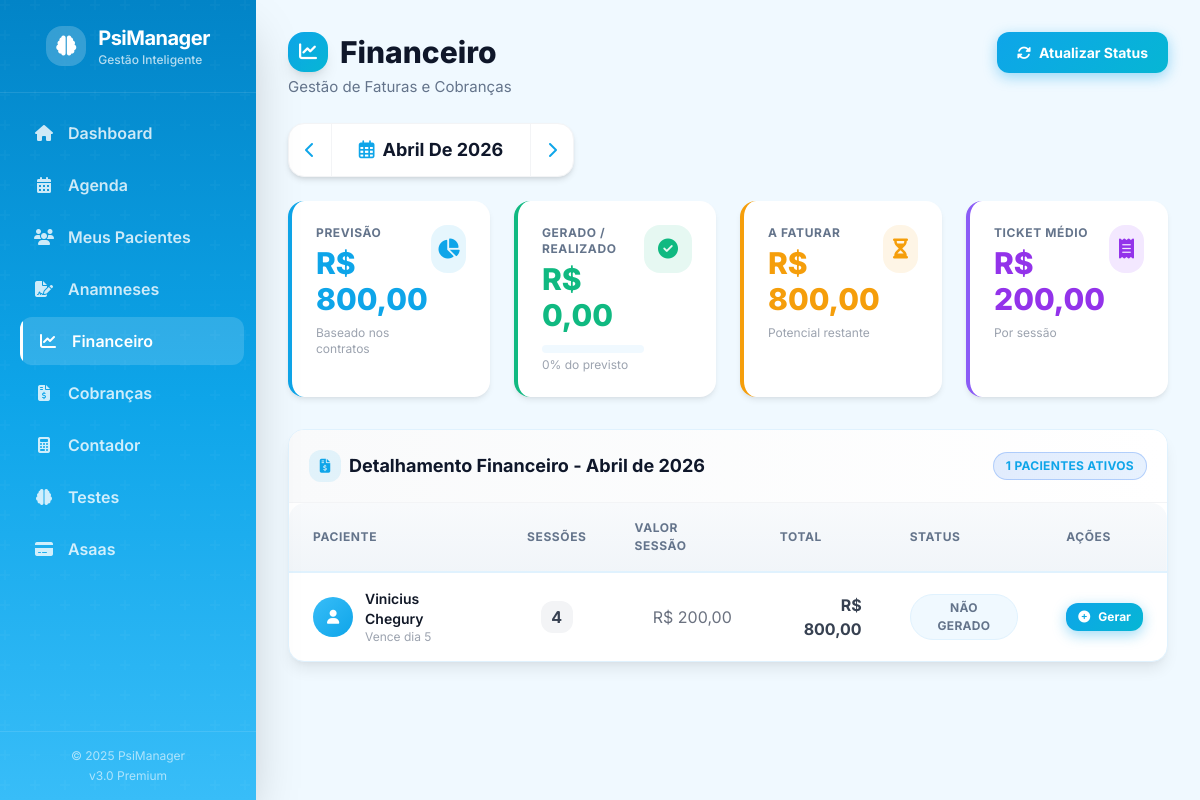
The page /public/financeiro.php on the database its author committed.
### tables this page shows
CREATE TABLE `pacientes` (
  `id` int(11) NOT NULL,
  `nome` varchar(100) NOT NULL,
  `cpf` varchar(14) NOT NULL,
  `whatsapp` varchar(20) NOT NULL,
  `email` varchar(100) DEFAULT NULL,
  `dia_semana_fixo` int(11) NOT NULL COMMENT '1=Seg, 2=Ter, 3=Qua, 4=Qui, 5=Sex',
  `horario_fixo` time NOT NULL,
  `valor_sessao` decimal(10,2) NOT NULL,
  `dia_vencimento` int(11) NOT NULL COMMENT 'Dia do mês (ex: 5, 10, 15)',
  `dias_antecedencia` int(11) NOT NULL DEFAULT 5,
  `ativo` tinyint(1) NOT NULL DEFAULT 1,
  `created_at` timestamp NOT NULL DEFAULT current_timestamp(),
  `foto` varchar(255) DEFAULT NULL,
  `frequencia` enum('semanal','quinzenal') DEFAULT 'semanal',
  `semana_inicio` tinyint(1) DEFAULT 1
);

### classes/AsaasClient.php (called while the page is built, shortened)
<?php
class AsaasClient {
    public function __construct() {
        $this->apiUrl = $_ENV['ASAAS_URL'] ?? getenv('ASAAS_URL') ?? '';
    }
}

### classes/BillingEngine.php (called while the page is built, shortened)
<?php
require_once __DIR__ . '/AsaasClient.php';
require_once __DIR__ . '/HolidayCalculator.php';
class BillingEngine {
    private $pdo;
    public function __construct($pdo) {
        $this->pdo = $pdo;
    }
    public function calculateMonthlySessions($pacienteId, $mes, $ano) {
        $stmt = $this->pdo->prepare("SELECT * FROM pacientes WHERE id = ?");
        $stmt->execute([$pacienteId]);
        $paciente = $stmt->fetch(PDO::FETCH_ASSOC);
        $diaSemanaFixo = $paciente['dia_semana_fixo'];
        $frequencia = $paciente['frequencia'] ?? 'semanal';
        $qtdSessoes = 0;
        $numDiasMes = cal_days_in_month(CAL_GREGORIAN, $mes, $ano);
        for ($d = 1; $d <= $numDiasMes; $d++) {
            $dataCheck = "$ano-$mes-" . str_pad($d, 2, '0', STR_PAD_LEFT);
            if (date('N', strtotime($dataCheck)) == $diaSemanaFixo) {
                if ($frequencia === 'semanal') {
                    $qtdSessoes++;
                }
            }
        }
        $valorTotal = $qtdSessoes * $paciente['valor_sessao'];
        return [
            'qtd_sessoes' => $qtdSessoes,
            'valor_total' => $valorTotal
        ];
    }
}

### classes/HolidayCalculator.php (called while the page is built, shortened)
<?php
class HolidayCalculator {
    public static function isHoliday($date) {
        $timestamp = strtotime($date);
        $day = date('d', $timestamp);
        $month = date('m', $timestamp);
        $year = date('Y', $timestamp);
        $fixedHolidays = [
            '01-01',
            '04-21',
            '05-01',
            '09-07',
            '10-12',
            '11-02',
            '11-15',
            '11-20',
            '12-25',
        ];
        $easter = easter_date($year);
        $carnival = date('Y-m-d', strtotime('-47 days', $easter));
        $goodFriday = date('Y-m-d', strtotime('-2 days', $easter));
        $corpusChristi = date('Y-m-d', strtotime('+60 days', $easter));
        $movableHolidays = [$carnival, $goodFriday, $corpusChristi];
        return false;
    }
}
?>

### includes/functions.php (called while the page is built, shortened)
<?php
function formatMoney($value) {
    return 'R$ ' . number_format($value, 2, ',', '.');
}
?>

### public/financeiro.php (the view, shortened to what this page needs)
<?php
require_once '../config/db.php';
require_once '../includes/functions.php';
require_once '../classes/BillingEngine.php';
include '../includes/header.php';
$stmtPacientes = $pdo->query("SELECT * FROM pacientes WHERE ativo = 1 ORDER BY nome ASC");
$pacientes = $stmtPacientes->fetchAll(PDO::FETCH_ASSOC);
$mesRef = $_GET['mes'] ?? date('Y-m');
$dataRef = DateTime::createFromFormat('Y-m', $mesRef);
$mesAnterior = (clone $dataRef)->modify('-1 month')->format('Y-m');
$proximoMes = (clone $dataRef)->modify('+1 month')->format('Y-m');
$mesesPT = [
    '01' => 'Janeiro', '02' => 'Fevereiro', '03' => 'Março', '04' => 'Abril',
    '05' => 'Maio', '06' => 'Junho', '07' => 'Julho', '08' => 'Agosto',
    '09' => 'Setembro', '10' => 'Outubro', '11' => 'Novembro', '12' => 'Dezembro'
];
$mesNome = $mesesPT[$dataRef->format('m')] ?? $dataRef->format('F');
$anoRef = $dataRef->format('Y');
$faturasMes = [];
$totalGeradoMes = 0;
$stmtAgenda = $pdo->prepare("SELECT paciente_id, COUNT(*) as qtd FROM agenda WHERE DATE_FORMAT(data_sessao, '%Y-%m') = ? GROUP BY paciente_id");
$stmtAgenda->execute([$mesRef]);
$sessaoPorPaciente = $stmtAgenda->fetchAll(PDO::FETCH_KEY_PAIR);
$engine = new BillingEngine($pdo);
list($ano, $mes) = explode('-', $mesRef);
$previsaoFaturamento = 0;
$totalSessoesPrevistas = 0;
foreach ($pacientes as $p) {
    $calculo = $engine->calculateMonthlySessions($p['id'], $mes, $ano);
    $previsaoFaturamento += $calculo['valor_total'];
    $totalSessoesPrevistas += $calculo['qtd_sessoes'];
}
$ticketMedio = $totalSessoesPrevistas > 0 ? $previsaoFaturamento / $totalSessoesPrevistas : 0;
$jaFaturado = $totalGeradoMes;
$pendente = $previsaoFaturamento - $jaFaturado;
$porcentagem = $previsaoFaturamento > 0 ? ($jaFaturado / $previsaoFaturamento) * 100 : 0;
$porcentagem = min(100, $porcentagem);
?>
<div class="page-header mb-6">
    <div>
        <h2 class="page-title flex items-center gap-3">
            <span class="w-10 h-10 bg-gradient-to-br from-primary to-accent rounded-xl flex items-center justify-center text-white shadow-lg">
                <i class="fas fa-chart-line text-lg"></i>
            </span>
            Financeiro
        </h2>
        <p class="page-subtitle">Gestão de Faturas e Cobranças</p>
    </div>
    <button onclick="location.reload()" class="btn btn-primary">
        <i class="fas fa-sync-alt"></i>
        <span class="hidden sm:inline">Atualizar Status</span>
    </button>
</div>
<div class="flex items-center justify-center bg-white rounded-xl shadow-md border border-gray-100 overflow-hidden mb-6 w-full sm:w-auto sm:inline-flex">
    <a href="?mes=<?php echo $mesAnterior; ?>"
       class="px-4 py-3 text-primary hover:bg-primary hover:text-white transition-colors">
        <i class="fas fa-chevron-left"></i>
    </a>
    <div class="px-6 py-3 min-w-[200px] text-center border-x border-gray-100">
        <h2 class="text-lg font-bold text-text-main capitalize flex items-center justify-center gap-2">
            <i class="far fa-calendar-alt text-primary"></i>
            <?php echo "$mesNome de $anoRef"; ?>
        </h2>
    </div>
    <a href="?mes=<?php echo $proximoMes; ?>"
       class="px-4 py-3 text-primary hover:bg-primary hover:text-white transition-colors">
        <i class="fas fa-chevron-right"></i>
    </a>
</div>
<div class="grid grid-cols-1 sm:grid-cols-2 lg:grid-cols-4 gap-4 md:gap-6 mb-8">
    <div class="stat-card group">
        <div class="flex items-start justify-between">
            <div>
                <p class="text-xs text-text-light uppercase font-bold tracking-wider mb-1">Previsão</p>
                <p class="text-2xl md:text-3xl font-extrabold text-primary"><?php echo formatMoney($previsaoFaturamento); ?></p>
                <p class="text-xs text-gray-400 mt-2">Baseado nos contratos</p>
            </div>
            <div class="w-12 h-12 bg-primary/10 rounded-xl flex items-center justify-center text-primary group-hover:scale-110 transition-transform">
                <i class="fas fa-chart-pie text-xl"></i>
            </div>
        </div>
    </div>
    <div class="stat-card success group">
        <div class="flex items-start justify-between">
            <div class="flex-1">
                <p class="text-xs text-text-light uppercase font-bold tracking-wider mb-1">Gerado / Realizado</p>
                <p class="text-2xl md:text-3xl font-extrabold text-success"><?php echo formatMoney($jaFaturado); ?></p>
                <div class="mt-3">
                    <div class="progress">
                    </div>
                    <p class="text-xs text-gray-400 mt-1"><?php echo number_format($porcentagem, 0); ?>% do previsto</p>
                </div>
            </div>
            <div class="w-12 h-12 bg-success/10 rounded-xl flex items-center justify-center text-success group-hover:scale-110 transition-transform">
                <i class="fas fa-check-circle text-xl"></i>
            </div>
        </div>
    </div>
    <div class="stat-card warning group">
        <div class="flex items-start justify-between">
            <div>
                <p class="text-xs text-text-light uppercase font-bold tracking-wider mb-1">A Faturar</p>
                <p class="text-2xl md:text-3xl font-extrabold text-warning"><?php echo formatMoney($pendente); ?></p>
                <p class="text-xs text-gray-400 mt-2">Potencial restante</p>
            </div>
            <div class="w-12 h-12 bg-warning/10 rounded-xl flex items-center justify-center text-warning group-hover:scale-110 transition-transform">
                <i class="fas fa-hourglass-half text-xl"></i>
            </div>
        </div>
    </div>
    <div class="stat-card group" style="border-left-color: #8b5cf6;">
        <div class="flex items-start justify-between">
            <div>
                <p class="text-xs text-text-light uppercase font-bold tracking-wider mb-1">Ticket Médio</p>
                <p class="text-2xl md:text-3xl font-extrabold text-purple-600"><?php echo formatMoney($ticketMedio); ?></p>
                <p class="text-xs text-gray-400 mt-2">Por sessão</p>
            </div>
            <div class="w-12 h-12 bg-purple-100 rounded-xl flex items-center justify-center text-purple-600 group-hover:scale-110 transition-transform">
                <i class="fas fa-receipt text-xl"></i>
            </div>
        </div>
    </div>
</div>
<div class="card-shadow overflow-hidden">
    <div class="p-5 border-b border-gray-100 bg-gradient-to-r from-gray-50 to-white flex flex-col sm:flex-row sm:items-center sm:justify-between gap-3">
        <h3 class="text-lg font-bold text-text-main flex items-center gap-2">
            <span class="w-8 h-8 bg-primary/10 rounded-lg flex items-center justify-center">
                <i class="fas fa-file-invoice-dollar text-primary text-sm"></i>
            </span>
            Detalhamento Financeiro - <?php echo "$mesNome de $anoRef"; ?>
        </h3>
        <span class="badge badge-info"><?php echo count($pacientes); ?> pacientes ativos</span>
    </div>
    <div class="table-responsive">
        <table class="table-premium">
            <thead>
                <tr>
                    <th>Paciente</th>
                    <th class="text-center hidden sm:table-cell">Sessões</th>
                    <th class="text-right hidden md:table-cell">Valor Sessão</th>
                    <th class="text-right">Total</th>
                    <th class="text-center">Status</th>
                    <th class="text-center">Ações</th>
                </tr>
            </thead>
            <tbody>
                <?php if (empty($pacientes)): ?>
                    <tr>
                        <td colspan="6">
                            <div class="empty-state py-8">
                                <div class="empty-state-icon">
                                    <i class="fas fa-user-plus"></i>
                                </div>
                                <p class="empty-state-title">Nenhum paciente ativo</p>
                                <p class="empty-state-text">Cadastre pacientes para ver o financeiro</p>
                            </div>
                        </td>
                    </tr>
                <?php else: ?>
                    <?php foreach ($pacientes as $paciente):
                        $fatura = $faturasMes[$paciente['id']] ?? null;
                        $status = $fatura ? $fatura['status'] : 'nao_gerado';
                        $qtdSessoes = $sessaoPorPaciente[$paciente['id']] ?? 0;
                        $valorTotal = $fatura ? $fatura['valor_total'] : ($qtdSessoes * $paciente['valor_sessao']);
                    ?>
                    <tr>
                        <td>
                            <div class="flex items-center gap-3">
                                <div class="avatar avatar-md">
                                    <?php if (!empty($paciente['foto']) && file_exists(__DIR__ . '/uploads/pacientes/' . $paciente['foto'])): ?>
                                        <img src="uploads/pacientes/<?php echo $paciente['foto']; ?>" alt="">
                                    <?php else: ?>
                                        <i class="fas fa-user text-sm"></i>
                                    <?php endif; ?>
                                </div>
                                <div>
                                    <p class="font-semibold text-gray-900 text-sm"><?php echo htmlspecialchars($paciente['nome']); ?></p>
                                    <p class="text-xs text-gray-400">Vence dia <?php echo $paciente['dia_vencimento']; ?></p>
                                </div>
                            </div>
                        </td>
                        <td class="text-center hidden sm:table-cell">
                            <span class="inline-flex items-center justify-center w-8 h-8 bg-gray-100 rounded-lg font-bold text-gray-700">
                                <?php echo $qtdSessoes; ?>
                            </span>
                        </td>
                        <td class="text-right text-gray-500 hidden md:table-cell">
                            <?php echo formatMoney($paciente['valor_sessao']); ?>
                        </td>
                        <td class="text-right">
                            <span class="font-bold <?php echo $status == 'pago' ? 'text-success' : 'text-gray-700'; ?>">
                                <?php echo formatMoney($valorTotal); ?>
                            </span>
                        </td>
                        <td class="text-center">
                            <?php if ($status == 'nao_gerado'): ?>
                                <span class="badge badge-neutral">Não Gerado</span>
                            <?php elseif ($status == 'pendente'): ?>
                                <span class="badge badge-warning">Pendente</span>
                            <?php elseif ($status == 'pago'): ?>
                                <span class="badge badge-success">Pago</span>
                            <?php endif; ?>
                        </td>
                        <td class="text-center">
                            <?php if ($status == 'nao_gerado'): ?>
                                <a href="../scripts/faturamento_diario.php?force_paciente=<?php echo $paciente['id']; ?>"
                                   target="_blank"
                                   class="btn btn-primary text-xs py-1.5 px-3"
                                   onclick="return confirm('Gerar fatura para <?php echo htmlspecialchars($paciente['nome']); ?>?')">
                                    <i class="fas fa-plus-circle"></i>
                                    <span class="hidden sm:inline">Gerar</span>
                                </a>
                            <?php elseif ($status == 'pago'): ?>
                                <span class="text-success text-sm">
                                    <i class="fas fa-check"></i>
                                </span>
                            <?php endif; ?>
                        </td>
                    </tr>
                    <?php endforeach; ?>
                <?php endif; ?>
            </tbody>
        </table>
    </div>
</div>
<?php include '../includes/footer.php'; ?>

### rows shown on the page
pacientes: valor_sessao "R$ 800,00", nome "Vinicius Chegury", dia_vencimento "5", id "4", valor_sessao "R$ 200,00", formatMoney($valorTotal) "R$ 800,00"

### other values the page prints
$item['label'] "Dashboard"
$item['label'] "Agenda"
$item['label'] "Meus Pacientes"
$item['label'] "Anamneses"
$item['label'] "Financeiro"
$item['label'] "Cobranças"
$item['label'] "Contador"
$item['label'] "Testes"
$item['label'] "Asaas"
$mesNome "Abril"
$anoRef "2026"
formatMoney($jaFaturado) "R$ 0,00"
$porcentagem "0"
formatMoney($ticketMedio) "R$ 200,00"
count($pacientes) "1"
